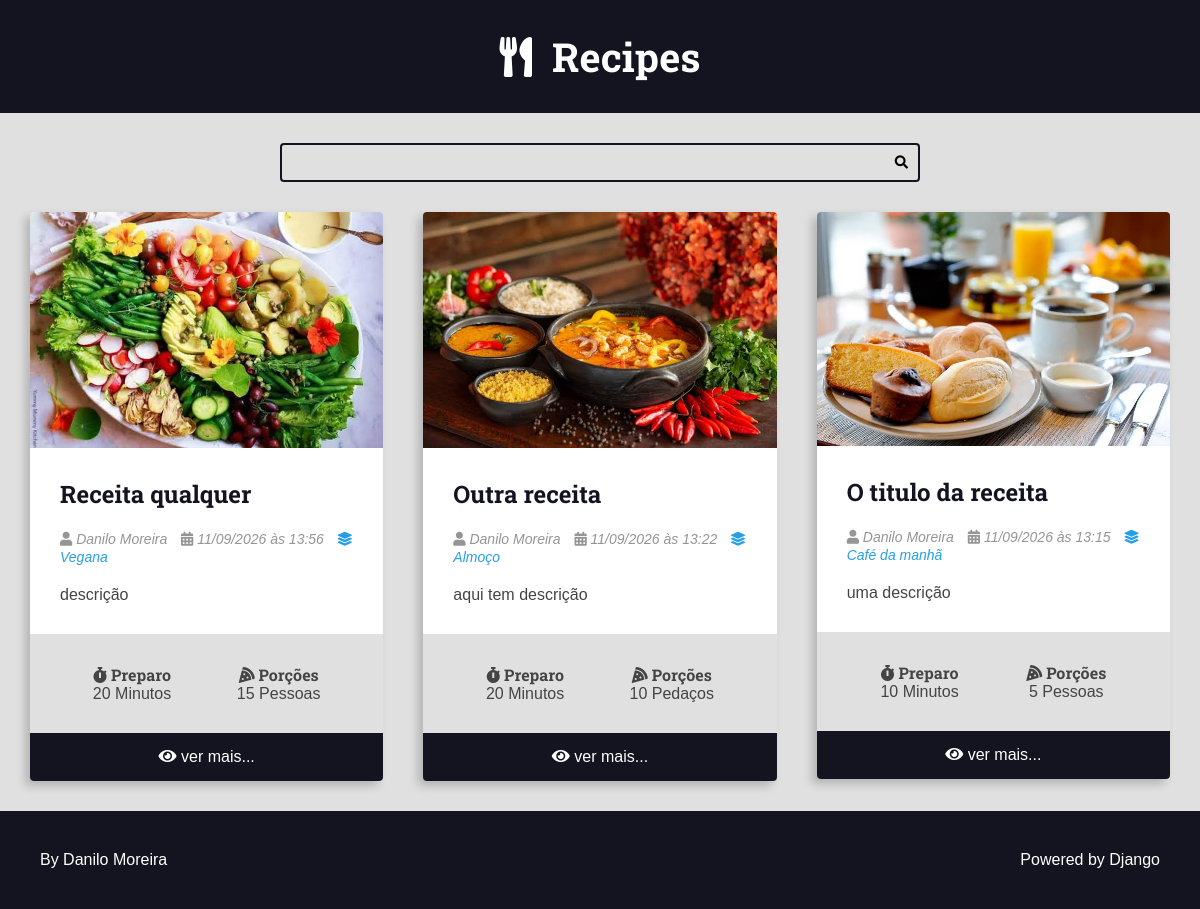
The page / on the database its author committed.
### recipes/models.py (models this page shows, shortened)
class Recipe(models.Model):
    title = models.CharField(max_length=65)
    description = models.CharField(max_length=165)
    slug = models.SlugField()
    preparation_time = models.IntegerField()
    preparation_time_unit = models.CharField(max_length=65)
    servings = models.IntegerField()
    servings_unit = models.CharField(max_length=65)
    preparation_steps = models.TextField()
    preparation_steps_is_html = models.BooleanField(default=False)
    created_at = models.DateTimeField(auto_now_add=True)
    updated_at = models.DateTimeField(auto_now=True)
    is_published = models.BooleanField(default=False)
    cover = models.ImageField(upload_to='recipes/covers/%Y/%m/%d/', blank=True, default='')
    category = models.ForeignKey(
        Category, on_delete=models.SET_NULL, null=True, blank=True, default=None)
    author = models.ForeignKey(
        User, on_delete=models.SET_NULL, null=True
    )

class Category(models.Model):
    name = models.CharField(max_length=65)

### recipes/views.py (the view)
# urls.py: 2. Add a URL to urlpatterns:  path('', views.home, name='home')
def home(request):
    recipes = Recipe.objects.filter(is_published=True).order_by('-id')
    return render(request, 'recipes/pages/home.html', context={
        'recipes': recipes,
    })

### recipes/templates/recipes/pages/home.html (shortened to what this page needs)
{% extends 'global/base.html' %}
{% block content %}
<div class="main-content main-content-list container">
    {% for recipe in recipes  %}
    {% include 'recipes/partials/recipe.html' %}
    {% endfor %}
</div>
{% endblock content %}

### recipes/templates/recipes/partials/recipe.html (shortened to what this page needs)
<div class="recipe recipe-list-item">
    {% if recipe.cover %}
        <div class="recipe-cover">
            <a href="{% url 'recipes:recipe' recipe.id %}">
                <img src="{{ recipe.cover.url }}" alt="Temporário">
            </a>
        </div>
    {% endif %}
    <div class="recipe-title-container">
        <h2 class="recipe-title">
            <a href="{% url 'recipes:recipe' recipe.id %}">
                {{ recipe.title }}
            </a>
        </h2>
    </div>
    <div class="recipe-author">
        {% if recipe.author is not None%}
            <span class="recipe-author-item">
                <i class="fas fa-user"></i>
                    {% if recipe.author.first_name %}
                        {{ recipe.author.first_name }} {{ recipe.author.last_name }}
                    {% else %}
                        {{ recipe.author.username }}
                    {% endif %}
            </span>
        {% endif %}
        {% if recipe.category is not None %}
            <span class="recipe-author-item">
                <i class="fas fa-calendar-alt"></i>
                {{ recipe.created_at|date:"d/m/Y" }} às {{ recipe.created_at|date:"H:i" }}
            </span>
            <span class="recipe-author-item">
                <a href="{% url 'recipes:category' recipe.category.id %}">
                    <i class="fas fa-layer-group"></i>
                    <span>{{ recipe.category.name }}</span>
                </a>
            </span>
        {% endif %}
    </div>
    <div class="recipe-content">
        <p>{{ recipe.description }}</p>
    </div>
    <div class="recipe-meta-container">
        <div class="recipe-meta recipe-preparation">
            <h3 class="recipe-meta-title"><i class="fas fa-stopwatch"></i> Preparo</h3>
            <div class="recipe-meta-text">
                {{ recipe.preparation_time }} {{ recipe.preparation_time_unit }}
            </div>
        </div>
        <div class="recipe-meta recipe-servings">
            <h3 class="recipe-meta-title"><i class="fas fa-pizza-slice"></i> Porções</h3>
            <div class="recipe-meta-text">
                {{ recipe.servings }} {{ recipe.servings_unit }}
            </div>
        </div>
    </div>
    {% if is_detail_page is not True %}
        <footer class="recipe-footer">
            <a class="recipe-read-more button button-dark button-full-width" href="{% url 'recipes:recipe' recipe.id %}">
                <i class="fas fa-eye"></i>
                <span>ver mais...</span>
            </a>
        </footer>
    {% endif %}
</div>

### recipes/static/recipes/css/styles.css (style rules this page uses)
:root { --color-primary: #269fe6; --color-primary-hover: #2086c2; --color-primary-dark: #13141f; --color-primary-dark-hover: #212336; --color-primary-light: #d4ecfa; --color-primary-light-hover: #bdd8e7; --color-white: #fff; --color-black: #000; --color-dark-text: #444; --color-info-light: #cce5ff; --color-debug-light: #cce5ff; --color-success-light: #d4edda; --color-alert-light: #fff3cd; --color-warning-light: #fff3cd; --color-error-light: #f8d7da; --color-info-dark: #4d86c4; --color-debug-dark: #4d86c4; --color-success-dark: #4a9c5d; --color-alert-dark: #927f40; --color-warning-dark: #927f40; --color-error-dark: #da525d; --color-gray-0: #f9f9f9; --color-gray-1: #e0e0e0; --color-gray-2: #c7c7c7; --color-gray-3: #aeaeae; --color-gray-4: #959595; --color-gray-5: #7d7d7d; --color-gray-6: #646464; --color-gray-7: #4b4b4b; --color-gray-8: #323232; --color-gray-9: #191919; --font-primary: sans-serif; --font-headings: 'Roboto Slab', serif; --spacing-gutter-medium: 3rem; --spacing-gutter-large: 4rem; }
* { padding: 0; margin: 0; box-sizing: border-box; }
html { font-size: 62.5%; }
body { font-size: 1.6rem; font-family: var(--font-primary); background: var(--color-gray-1); color: var(--color-dark-text); }
h1, h2, h3, h4, h5, h6 { font-family: var(--font-headings); }
.container { max-width: 144rem; margin: 0 auto; padding: var(--spacing-gutter-medium); }
.main-content { padding-top: 0; }
.main-content-list { display: grid; grid-template-columns: repeat(auto-fit, minmax(340px, 1fr)); gap: var(--spacing-gutter-large); }
.recipe { background: var(--color-white); box-shadow: -5px 5px 10px rgba(0, 0, 0, 0.2); transform: scale(1); transition: all 300ms ease-in-out; border-radius: 0.4rem; overflow: hidden; }
.recipe img { max-width: 100%; width: 100%; display: block; }
.recipe-list-item { max-width: 64rem; height: fit-content; }
.recipe-title-container { padding: var(--spacing-gutter-medium); padding-bottom: 2rem; }
.recipe-title-container a { text-decoration: none; color: var(--color-primary-dark); }
.recipe-author { padding: 0 var(--spacing-gutter-medium); }
.recipe-content { padding: var(--spacing-gutter-medium); padding-top: 2rem; }
.recipe-author-item { color: var(--color-gray-4); margin-right: 1rem; font-style: italic; font-size: 1.4rem; }
.recipe-author a { color: var(--color-primary); transition: all 300ms ease-in-out; text-decoration: none; }
.recipe-meta-container { display: flex; flex-flow: row wrap; padding: var(--spacing-gutter-medium); background: var(--color-gray-1); }
.recipe-meta { display: flex; flex-flow: column nowrap; flex-shrink: 1; flex-grow: 1; text-align: center; }
.recipe-meta-title { font-size: 1.6rem; }
.recipe-footer a { background: var(--color-primary-dark); display: block; color: var(--color-white); text-decoration: none; text-align: center; padding: 1.5rem var(--spacing-gutter-medium); transition: all 300ms ease-in-out; }

### rows shown on the page
Recipe: cover (picture), title "Receita qualquer", author.first_name "Danilo", author.last_name "Moreira", created_at "11/09/2026", created_at "13:56", category.name "Vegana", description "descrição", preparation_time "20", preparation_time_unit "Minutos", servings "15", servings_unit "Pessoas"
Recipe: cover (picture), title "Outra receita", author.first_name "Danilo", author.last_name "Moreira", created_at "11/09/2026", created_at "13:22", category.name "Almoço", description "aqui tem descrição", preparation_time "20", preparation_time_unit "Minutos", servings "10", servings_unit "Pedaços"
Recipe: cover (picture), title "O titulo da receita", author.first_name "Danilo", author.last_name "Moreira", created_at "11/09/2026", created_at "13:15", category.name "Café da manhã", description "uma descrição", preparation_time "10", preparation_time_unit "Minutos", servings "5", servings_unit "Pessoas"
